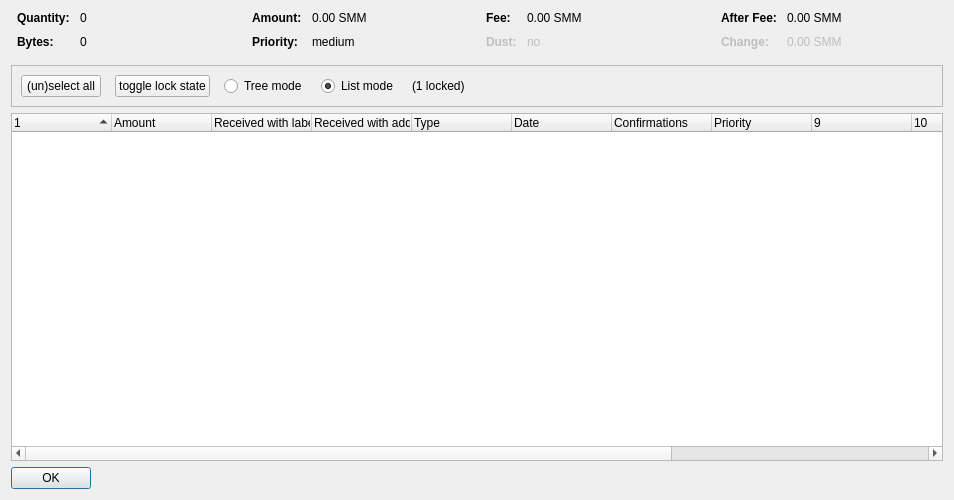
<?xml version="1.0" encoding="UTF-8"?>
<ui version="4.0">
 <class>CoinControlDialog</class>
 <widget class="QDialog" name="CoinControlDialog">
  <property name="geometry">
   <rect>
    <x>0</x>
    <y>0</y>
    <width>954</width>
    <height>500</height>
   </rect>
  </property>
  <property name="windowTitle">
   <string>Coin Selection</string>
  </property>
  <layout class="QVBoxLayout" name="verticalLayout">
   <item>
    <layout class="QHBoxLayout" name="horizontalLayoutTop" stretch="0,0,0,0">
     <property name="topMargin">
      <number>0</number>
     </property>
     <property name="bottomMargin">
      <number>10</number>
     </property>
     <item>
      <layout class="QFormLayout" name="formLayoutCoinControl1">
       <property name="horizontalSpacing">
        <number>10</number>
       </property>
       <property name="verticalSpacing">
        <number>10</number>
       </property>
       <property name="leftMargin">
        <number>6</number>
       </property>
       <property name="rightMargin">
        <number>6</number>
       </property>
       <item row="0" column="0">
        <widget class="QLabel" name="labelCoinControlQuantityText">
         <property name="font">
          <font>
           <weight>75</weight>
           <bold>true</bold>
          </font>
         </property>
         <property name="text">
          <string>Quantity:</string>
         </property>
        </widget>
       </item>
       <item row="0" column="1">
        <widget class="QLabel" name="labelCoinControlQuantity">
         <property name="cursor">
          <cursorShape>IBeamCursor</cursorShape>
         </property>
         <property name="contextMenuPolicy">
          <enum>Qt::ActionsContextMenu</enum>
         </property>
         <property name="text">
          <string notr="true">0</string>
         </property>
         <property name="textInteractionFlags">
          <set>Qt::LinksAccessibleByMouse|Qt::TextSelectableByKeyboard|Qt::TextSelectableByMouse</set>
         </property>
        </widget>
       </item>
       <item row="1" column="0">
        <widget class="QLabel" name="labelCoinControlBytesText">
         <property name="font">
          <font>
           <weight>75</weight>
           <bold>true</bold>
          </font>
         </property>
         <property name="text">
          <string>Bytes:</string>
         </property>
        </widget>
       </item>
       <item row="1" column="1">
        <widget class="QLabel" name="labelCoinControlBytes">
         <property name="cursor">
          <cursorShape>IBeamCursor</cursorShape>
         </property>
         <property name="contextMenuPolicy">
          <enum>Qt::ActionsContextMenu</enum>
         </property>
         <property name="text">
          <string notr="true">0</string>
         </property>
         <property name="textInteractionFlags">
          <set>Qt::LinksAccessibleByMouse|Qt::TextSelectableByKeyboard|Qt::TextSelectableByMouse</set>
         </property>
        </widget>
       </item>
      </layout>
     </item>
     <item>
      <layout class="QFormLayout" name="formLayoutCoinControl2">
       <property name="horizontalSpacing">
        <number>10</number>
       </property>
       <property name="verticalSpacing">
        <number>10</number>
       </property>
       <property name="leftMargin">
        <number>6</number>
       </property>
       <property name="rightMargin">
        <number>6</number>
       </property>
       <item row="0" column="0">
        <widget class="QLabel" name="labelCoinControlAmountText">
         <property name="font">
          <font>
           <weight>75</weight>
           <bold>true</bold>
          </font>
         </property>
         <property name="text">
          <string>Amount:</string>
         </property>
        </widget>
       </item>
       <item row="0" column="1">
        <widget class="QLabel" name="labelCoinControlAmount">
         <property name="cursor">
          <cursorShape>IBeamCursor</cursorShape>
         </property>
         <property name="contextMenuPolicy">
          <enum>Qt::ActionsContextMenu</enum>
         </property>
         <property name="text">
          <string notr="true">0.00 SMM</string>
         </property>
         <property name="textInteractionFlags">
          <set>Qt::LinksAccessibleByMouse|Qt::TextSelectableByKeyboard|Qt::TextSelectableByMouse</set>
         </property>
        </widget>
       </item>
       <item row="1" column="0">
        <widget class="QLabel" name="labelCoinControlPriorityText">
         <property name="font">
          <font>
           <weight>75</weight>
           <bold>true</bold>
          </font>
         </property>
         <property name="text">
          <string>Priority:</string>
         </property>
        </widget>
       </item>
       <item row="1" column="1">
        <widget class="QLabel" name="labelCoinControlPriority">
         <property name="cursor">
          <cursorShape>IBeamCursor</cursorShape>
         </property>
         <property name="contextMenuPolicy">
          <enum>Qt::ActionsContextMenu</enum>
         </property>
         <property name="text">
          <string>medium</string>
         </property>
         <property name="textInteractionFlags">
          <set>Qt::LinksAccessibleByMouse|Qt::TextSelectableByKeyboard|Qt::TextSelectableByMouse</set>
         </property>
        </widget>
       </item>
      </layout>
     </item>
     <item>
      <layout class="QFormLayout" name="formLayoutCoinControl3">
       <property name="horizontalSpacing">
        <number>10</number>
       </property>
       <property name="verticalSpacing">
        <number>10</number>
       </property>
       <property name="leftMargin">
        <number>6</number>
       </property>
       <property name="rightMargin">
        <number>6</number>
       </property>
       <item row="0" column="0">
        <widget class="QLabel" name="labelCoinControlFeeText">
         <property name="font">
          <font>
           <weight>75</weight>
           <bold>true</bold>
          </font>
         </property>
         <property name="text">
          <string>Fee:</string>
         </property>
        </widget>
       </item>
       <item row="0" column="1">
        <widget class="QLabel" name="labelCoinControlFee">
         <property name="cursor">
          <cursorShape>IBeamCursor</cursorShape>
         </property>
         <property name="contextMenuPolicy">
          <enum>Qt::ActionsContextMenu</enum>
         </property>
         <property name="text">
          <string notr="true">0.00 SMM</string>
         </property>
         <property name="textInteractionFlags">
          <set>Qt::LinksAccessibleByMouse|Qt::TextSelectableByKeyboard|Qt::TextSelectableByMouse</set>
         </property>
        </widget>
       </item>
       <item row="1" column="0">
        <widget class="QLabel" name="labelCoinControlLowOutputText">
         <property name="enabled">
          <bool>false</bool>
         </property>
         <property name="font">
          <font>
           <weight>75</weight>
           <bold>true</bold>
          </font>
         </property>
         <property name="text">
          <string>Dust:</string>
         </property>
        </widget>
       </item>
       <item row="1" column="1">
        <widget class="QLabel" name="labelCoinControlLowOutput">
         <property name="enabled">
          <bool>false</bool>
         </property>
         <property name="cursor">
          <cursorShape>IBeamCursor</cursorShape>
         </property>
         <property name="contextMenuPolicy">
          <enum>Qt::ActionsContextMenu</enum>
         </property>
         <property name="text">
          <string>no</string>
         </property>
         <property name="textInteractionFlags">
          <set>Qt::LinksAccessibleByMouse|Qt::TextSelectableByKeyboard|Qt::TextSelectableByMouse</set>
         </property>
        </widget>
       </item>
      </layout>
     </item>
     <item>
      <layout class="QFormLayout" name="formLayoutCoinControl4">
       <property name="horizontalSpacing">
        <number>10</number>
       </property>
       <property name="verticalSpacing">
        <number>10</number>
       </property>
       <property name="leftMargin">
        <number>6</number>
       </property>
       <property name="rightMargin">
        <number>6</number>
       </property>
       <item row="0" column="0">
        <widget class="QLabel" name="labelCoinControlAfterFeeText">
         <property name="font">
          <font>
           <weight>75</weight>
           <bold>true</bold>
          </font>
         </property>
         <property name="text">
          <string>After Fee:</string>
         </property>
        </widget>
       </item>
       <item row="0" column="1">
        <widget class="QLabel" name="labelCoinControlAfterFee">
         <property name="cursor">
          <cursorShape>IBeamCursor</cursorShape>
         </property>
         <property name="contextMenuPolicy">
          <enum>Qt::ActionsContextMenu</enum>
         </property>
         <property name="text">
          <string notr="true">0.00 SMM</string>
         </property>
         <property name="textInteractionFlags">
          <set>Qt::LinksAccessibleByMouse|Qt::TextSelectableByKeyboard|Qt::TextSelectableByMouse</set>
         </property>
        </widget>
       </item>
       <item row="1" column="0">
        <widget class="QLabel" name="labelCoinControlChangeText">
         <property name="enabled">
          <bool>false</bool>
         </property>
         <property name="font">
          <font>
           <weight>75</weight>
           <bold>true</bold>
          </font>
         </property>
         <property name="text">
          <string>Change:</string>
         </property>
        </widget>
       </item>
       <item row="1" column="1">
        <widget class="QLabel" name="labelCoinControlChange">
         <property name="enabled">
          <bool>false</bool>
         </property>
         <property name="cursor">
          <cursorShape>IBeamCursor</cursorShape>
         </property>
         <property name="contextMenuPolicy">
          <enum>Qt::ActionsContextMenu</enum>
         </property>
         <property name="text">
          <string notr="true">0.00 SMM</string>
         </property>
         <property name="textInteractionFlags">
          <set>Qt::LinksAccessibleByMouse|Qt::TextSelectableByKeyboard|Qt::TextSelectableByMouse</set>
         </property>
        </widget>
       </item>
      </layout>
     </item>
    </layout>
   </item>
   <item>
    <widget class="QFrame" name="frame">
     <property name="minimumSize">
      <size>
       <width>0</width>
       <height>40</height>
      </size>
     </property>
     <property name="frameShape">
      <enum>QFrame::StyledPanel</enum>
     </property>
     <property name="frameShadow">
      <enum>QFrame::Sunken</enum>
     </property>
     <layout class="QHBoxLayout" name="horizontalLayout">
      <item>
       <layout class="QHBoxLayout" name="horizontalLayoutPanel" stretch="0,0,0,0,0,0">
        <property name="spacing">
         <number>14</number>
        </property>
        <item>
         <widget class="QPushButton" name="pushButtonSelectAll">
          <property name="sizePolicy">
           <sizepolicy hsizetype="Maximum" vsizetype="Fixed">
            <horstretch>0</horstretch>
            <verstretch>0</verstretch>
           </sizepolicy>
          </property>
          <property name="text">
           <string>(un)select all</string>
          </property>
          <property name="autoDefault">
           <bool>false</bool>
          </property>
         </widget>
        </item>
        <item>
         <widget class="QPushButton" name="pushButtonToggleLock">
          <property name="sizePolicy">
           <sizepolicy hsizetype="Maximum" vsizetype="Fixed">
            <horstretch>0</horstretch>
            <verstretch>0</verstretch>
           </sizepolicy>
          </property>
          <property name="text">
           <string>toggle lock state</string>
          </property>
          <property name="autoDefault">
           <bool>false</bool>
          </property>
         </widget>
        </item>
        <item>
         <widget class="QRadioButton" name="radioTreeMode">
          <property name="sizePolicy">
           <sizepolicy hsizetype="Maximum" vsizetype="Fixed">
            <horstretch>0</horstretch>
            <verstretch>0</verstretch>
           </sizepolicy>
          </property>
          <property name="text">
           <string>Tree mode</string>
          </property>
         </widget>
        </item>
        <item>
         <widget class="QRadioButton" name="radioListMode">
          <property name="sizePolicy">
           <sizepolicy hsizetype="Maximum" vsizetype="Fixed">
            <horstretch>0</horstretch>
            <verstretch>0</verstretch>
           </sizepolicy>
          </property>
          <property name="text">
           <string>List mode</string>
          </property>
          <property name="checked">
           <bool>true</bool>
          </property>
         </widget>
        </item>
        <item>
         <widget class="QLabel" name="labelLocked">
          <property name="text">
           <string>(1 locked)</string>
          </property>
         </widget>
        </item>
        <item>
         <spacer name="horizontalSpacer">
          <property name="orientation">
           <enum>Qt::Horizontal</enum>
          </property>
          <property name="sizeHint" stdset="0">
           <size>
            <width>40</width>
            <height>20</height>
           </size>
          </property>
         </spacer>
        </item>
       </layout>
      </item>
     </layout>
    </widget>
   </item>
   <item>
    <widget class="CoinControlTreeWidget" name="treeWidget">
     <property name="contextMenuPolicy">
      <enum>Qt::CustomContextMenu</enum>
     </property>
     <property name="sortingEnabled">
      <bool>false</bool>
     </property>
     <property name="columnCount">
      <number>13</number>
     </property>
     <attribute name="headerShowSortIndicator" stdset="0">
      <bool>true</bool>
     </attribute>
     <attribute name="headerStretchLastSection">
      <bool>false</bool>
     </attribute>
     <column>
      <property name="text">
       <string/>
      </property>
     </column>
     <column>
      <property name="text">
       <string>Amount</string>
      </property>
     </column>
     <column>
      <property name="text">
       <string>Received with label</string>
      </property>
     </column>
     <column>
      <property name="text">
       <string>Received with address</string>
      </property>
     </column>
     <column>
      <property name="text">
	<string>Type</string>
      </property>
     </column>
     <column>
      <property name="text">	 
       <string>Date</string>
      </property>
     </column>
     <column>
      <property name="text">
       <string>Confirmations</string>
      </property>
      <property name="toolTip">
       <string>Confirmed</string>
      </property>
     </column>
     <column>
      <property name="text">
       <string>Priority</string>
      </property>
     </column>
     <column>
      <property name="text">
       <string/>
      </property>
     </column>
     <column>
      <property name="text">
       <string/>
      </property>
     </column>
     <column>
      <property name="text">
       <string/>
      </property>
     </column>
     <column>
      <property name="text">
       <string/>
      </property>
     </column>
     <column>
      <property name="text">
       <string/>
      </property>
     </column>
    </widget>
   </item>
   <item>
    <widget class="QDialogButtonBox" name="buttonBox">
     <property name="sizePolicy">
      <sizepolicy hsizetype="Maximum" vsizetype="Fixed">
       <horstretch>0</horstretch>
       <verstretch>0</verstretch>
      </sizepolicy>
     </property>
     <property name="orientation">
      <enum>Qt::Horizontal</enum>
     </property>
     <property name="standardButtons">
      <set>QDialogButtonBox::Ok</set>
     </property>
    </widget>
   </item>
  </layout>
 </widget>
 <customwidgets>
  <customwidget>
   <class>CoinControlTreeWidget</class>
   <extends>QTreeWidget</extends>
   <header>coincontroltreewidget.h</header>
  </customwidget>
 </customwidgets>
 <resources/>
 <connections/>
</ui>
